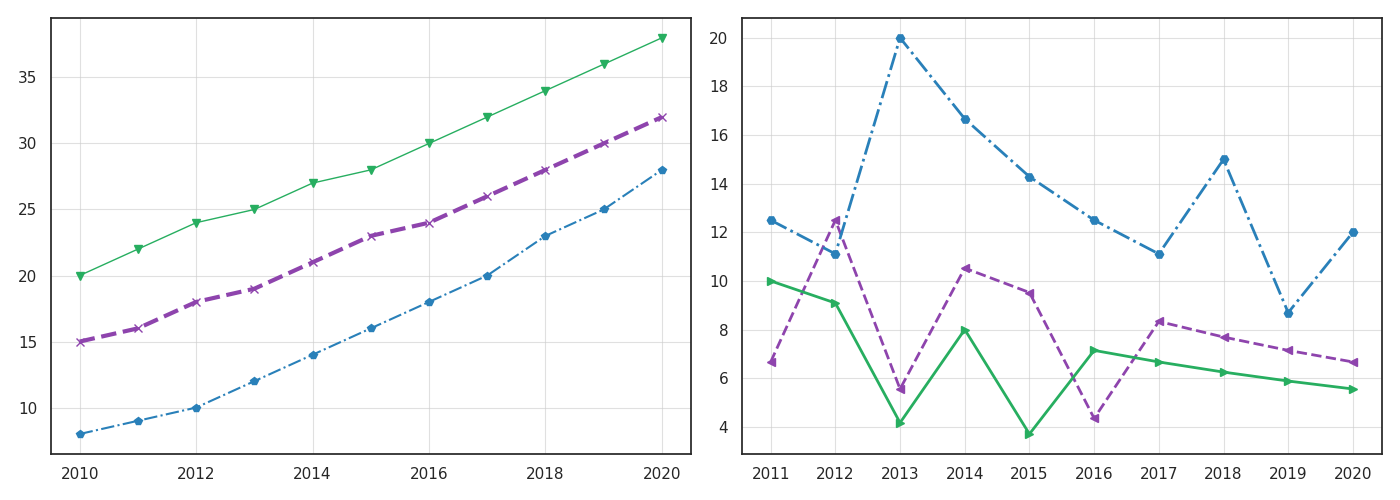

The script that drew this image:
import matplotlib.pyplot as plt
import numpy as np
from matplotlib.ticker import MaxNLocator

years = np.arange(2010, 2021)

north_america = np.array([15, 16, 18, 19, 21, 23, 24, 26, 28, 30, 32])
europe = np.array([20, 22, 24, 25, 27, 28, 30, 32, 34, 36, 38])
latin_america = np.array([8, 9, 10, 12, 14, 16, 18, 20, 23, 25, 28])

percent_change_na = np.diff(north_america) / north_america[:-1] * 100
percent_change_eu = np.diff(europe) / europe[:-1] * 100
percent_change_la = np.diff(latin_america) / latin_america[:-1] * 100

fig, axs = plt.subplots(1, 2, figsize=(14, 5))

colors = ['#8e44ad', '#27ae60', '#2980b9']

axs[0].plot(years, north_america, marker='x', color=colors[0], linestyle='--', linewidth=3)
axs[0].plot(years, europe, marker='v', color=colors[1], linestyle='-', linewidth=1)
axs[0].plot(years, latin_america, marker='p', color=colors[2], linestyle='-.', linewidth=1.5)

for region, color, data in zip(
    ['North America', 'Europe', 'Latin America'],
    colors,
    [north_america, europe, latin_america]
):
    turning_point_index = np.argmax(np.diff(data))
    axs[0].annotate("",
                    (years[turning_point_index + 1], data[turning_point_index + 1]),
                    textcoords="offset points", xytext=(10,-10), ha='right', color=color)

axs[0].grid(True, linestyle='-', linewidth=0.8, alpha=0.6)
axs[0].xaxis.set_major_locator(MaxNLocator(integer=True))

axs[1].plot(years[1:], percent_change_na, marker='<', color=colors[0], linestyle='--', linewidth=2)
axs[1].plot(years[1:], percent_change_eu, marker='>', color=colors[1], linestyle='-', linewidth=2)
axs[1].plot(years[1:], percent_change_la, marker='H', color=colors[2], linestyle='-.', linewidth=2)

axs[1].grid(True, linestyle='-', linewidth=0.8, alpha=0.6)
axs[1].xaxis.set_major_locator(MaxNLocator(integer=True))

plt.tight_layout()
plt.show()
